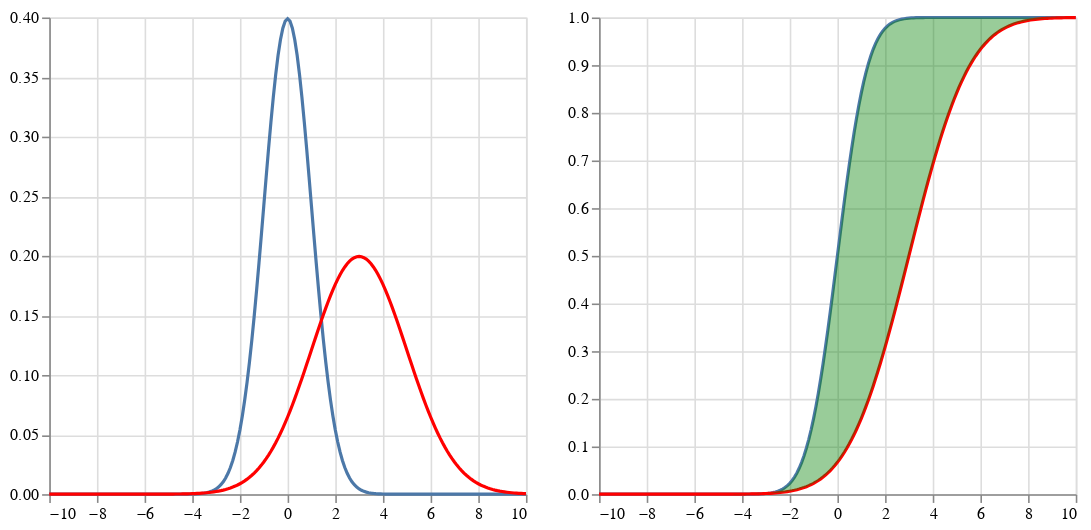

The cell this chart's notebook holds for it:
### Markdown cell above
### Choose two Distributions to visualize and calculate the OT cost

### Code cell
μ = Normal(0)
ν = Normal(3,2)
y = range(0,stop=1,length=500)
q = quantile(μ,y);
c(x,y) = abs(y-x)^1 # h(y-x) convex function

println("Optimal Trasnport Cost = ",otc(μ,ν,c))
plotDistributions(μ,ν)

### Figure 1 — Vega-Lite specification as saved in the notebook (floating-point values rounded to 4 significant figures; data arrays with more than 128 entries replaced by an {"elided": "..."} marker saying what was removed)
{"hconcat": [{"layer": [{"data": {"values": {"elided": "201 records"}}, "encoding": {"x": {"field": "x", "title": null, "type": "quantitative"}, "y": {"field": "y", "title": null, "type": "quantitative"}}, "mark": "line"}, {"data": {"values": {"elided": "201 records"}}, "encoding": {"color": {"value": "red"}, "x": {"field": "x", "title": null, "type": "quantitative"}, "y": {"field": "y", "title": null, "type": "quantitative"}}, "mark": "line"}]}, {"layer": [{"data": {"values": {"elided": "201 records"}}, "encoding": {"x": {"field": "x", "title": null, "type": "quantitative"}, "y": {"field": "y", "title": null, "type": "quantitative"}}, "mark": "line"}, {"data": {"values": {"elided": "201 records"}}, "encoding": {"color": {"value": "red"}, "x": {"field": "x", "title": null, "type": "quantitative"}, "y": {"field": "y", "title": null, "type": "quantitative"}}, "mark": "line"}, {"data": {"values": {"elided": "201 records"}}, "encoding": {"color": {"value": "green"}, "opacity": {"value": 0.4}, "x": {"field": "x", "title": null, "type": "quantitative"}, "y": {"field": "y", "title": null, "type": "quantitative"}, "y2": {"field": "y2", "title": null, "type": "quantitative"}}, "mark": "area"}]}]}
